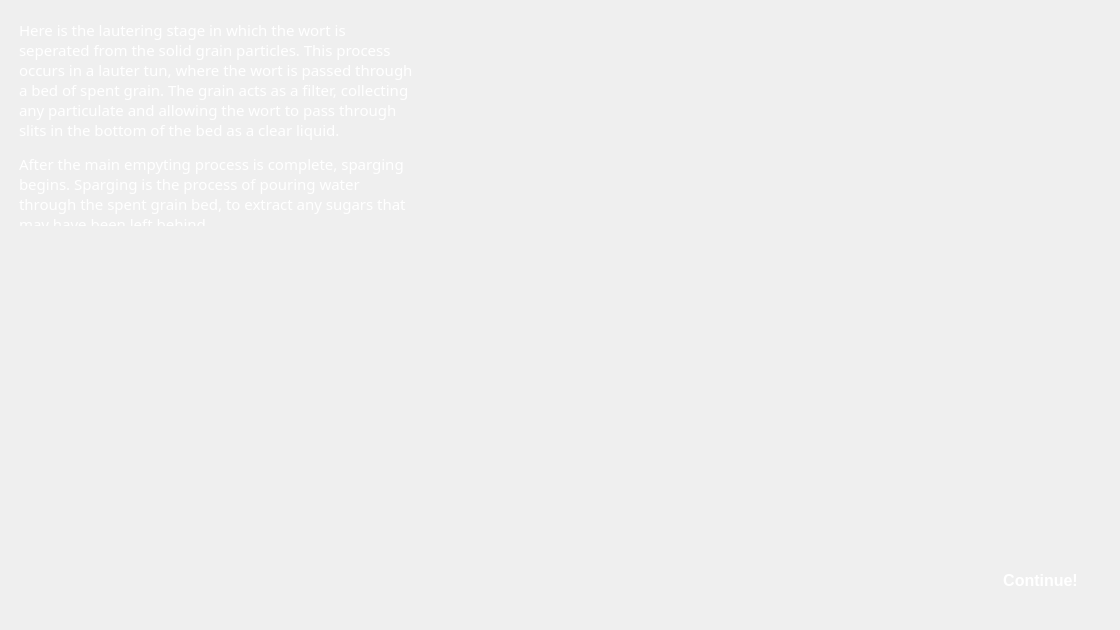
<?xml version="1.0" encoding="UTF-8"?>
<ui version="4.0">
 <class>GermanyLaut</class>
 <widget class="QWidget" name="GermanyLaut">
  <property name="geometry">
   <rect>
    <x>0</x>
    <y>0</y>
    <width>1120</width>
    <height>630</height>
   </rect>
  </property>
  <property name="windowTitle">
   <string>Form</string>
  </property>
  <widget class="QLabel" name="background">
   <property name="geometry">
    <rect>
     <x>-10</x>
     <y>-10</y>
     <width>1141</width>
     <height>651</height>
    </rect>
   </property>
   <property name="text">
    <string/>
   </property>
   <property name="pixmap">
    <pixmap resource="Pictures.qrc">:/Resources/lauteringbackground.png</pixmap>
   </property>
   <property name="scaledContents">
    <bool>true</bool>
   </property>
  </widget>
  <widget class="QLabel" name="info">
   <property name="geometry">
    <rect>
     <x>10</x>
     <y>10</y>
     <width>411</width>
     <height>221</height>
    </rect>
   </property>
   <property name="font">
    <font>
     <family>Trebuchet MS</family>
     <pointsize>11</pointsize>
     <bold>false</bold>
    </font>
   </property>
   <property name="styleSheet">
    <string notr="true">color: white;
background: qlineargradient(
        x1:0, y1:0, x2:0, y2:1,
        stop:0 rgba(100, 100, 100, 100),
        stop:1 rgba(30, 30, 30, 220)
    );    
border-radius: 20px;
padding: 5px;</string>
   </property>
   <property name="text">
    <string>&lt;html&gt;&lt;head/&gt;&lt;body&gt;&lt;p&gt;Here is the lautering stage in which the wort is seperated from the solid grain particles. This process occurs in a lauter tun, where the wort is passed through a bed of spent grain. The grain acts as a filter, collecting any particulate and allowing the wort to pass through slits in the bottom of the bed as a clear liquid.&lt;/p&gt;&lt;p&gt;After the main empyting process is complete, sparging begins. Sparging is the process of pouring water through the spent grain bed, to extract any sugars that may have been left behind.  &lt;/p&gt;&lt;/body&gt;&lt;/html&gt;</string>
   </property>
   <property name="alignment">
    <set>Qt::AlignmentFlag::AlignLeading|Qt::AlignmentFlag::AlignLeft|Qt::AlignmentFlag::AlignTop</set>
   </property>
   <property name="wordWrap">
    <bool>true</bool>
   </property>
  </widget>
  <widget class="QPushButton" name="continueButton">
   <property name="geometry">
    <rect>
     <x>980</x>
     <y>560</y>
     <width>121</width>
     <height>41</height>
    </rect>
   </property>
   <property name="styleSheet">
    <string notr="true">QPushButton {
    /* Base style */
    color: white;
    background-color: qlineargradient(
        x1: 0, y1: 0, 
        x2: 0, y2: 1, 
        stop: 0 #5cb85c, 
        stop: 1 #4cae4c);
    border: none;
    border-radius: 10px;
    padding: 8px 16px;
    font-size: 16px;
    font-weight: bold;
}

QPushButton:hover {
    /* Slightly brighter on hover */
    background-color: qlineargradient(
        x1: 0, y1: 0, 
        x2: 0, y2: 1, 
        stop: 0 #66bb6a, 
        stop: 1 #43a047);
}

QPushButton:pressed {
    /* Darker when pressed */
    background-color: qlineargradient(
        x1: 0, y1: 0, 
        x2: 0, y2: 1, 
        stop: 0 #43a047, 
        stop: 1 #388e3c);
}
</string>
   </property>
   <property name="text">
    <string>Continue!</string>
   </property>
  </widget>
 </widget>
 <resources>
  <include location="Pictures.qrc"/>
 </resources>
 <connections/>
</ui>
